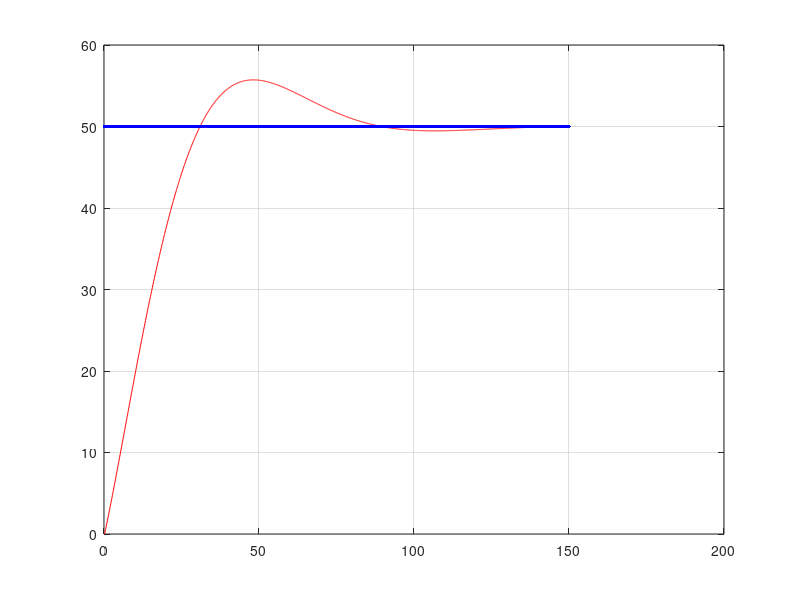

MATLAB code to generate this figure:
%% Aplicando o algoritmo para verificar a sa�da do sistema em malha fechada com controlador PI
a1 = 0.9955;
b1 = 0.0067;
T = 0.1;

%Definindo pv como sendo a sa�da do sistema
pv(1)=0;

% Definindo cont como a sa�da do controlador PI
cont(1)=0;

%%Definindo a a��o proporcional do sitema
P(1)=0;

%%Definindo a a��o integral do sistema
I(1)=0;
sp=50;

%%Definindo o ganho proporcional do sistema
Kp=0.5337;

%%Definindo o ganho integral do sistema
Ki=0.0673;

M = 1500;
%%Implementando a malha fechada do sistema com controlador PI
%% Por meio da utiliza��o da equa��o a diferen�as do sistema

for i=2:1:M+1
  pv(i)=a1*pv(i-1)+b1*cont(i-1); %% Sa�da instantanea do sistema
  erro(i)=sp - pv(i); %% Erro instataneo do sistema
  P(i)=Kp*erro(i); %% A��o proporcioanl
  I(i)=I(i-1)+Ki*erro(i)*T; %A��o Integral
  cont(i)=P(i)+I(i); %%A��o do controlador PI saida
  t(i)=T*i; %%vari�vel de tempo
end

%%Plotando os gr�ficos de entrada e sa�da do sistema
plot(t,pv,'r')
hold on
plot(t,sp,'b')
grid on